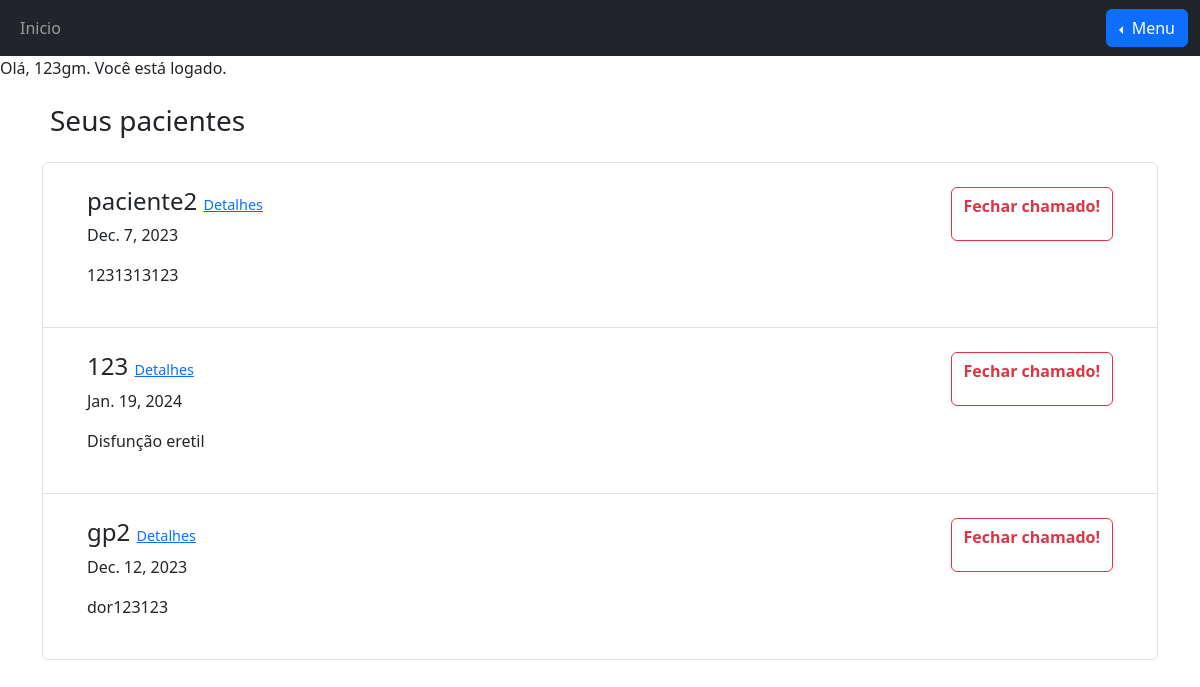
/medico/ (signed in), run on an earlier commit of the app's database.
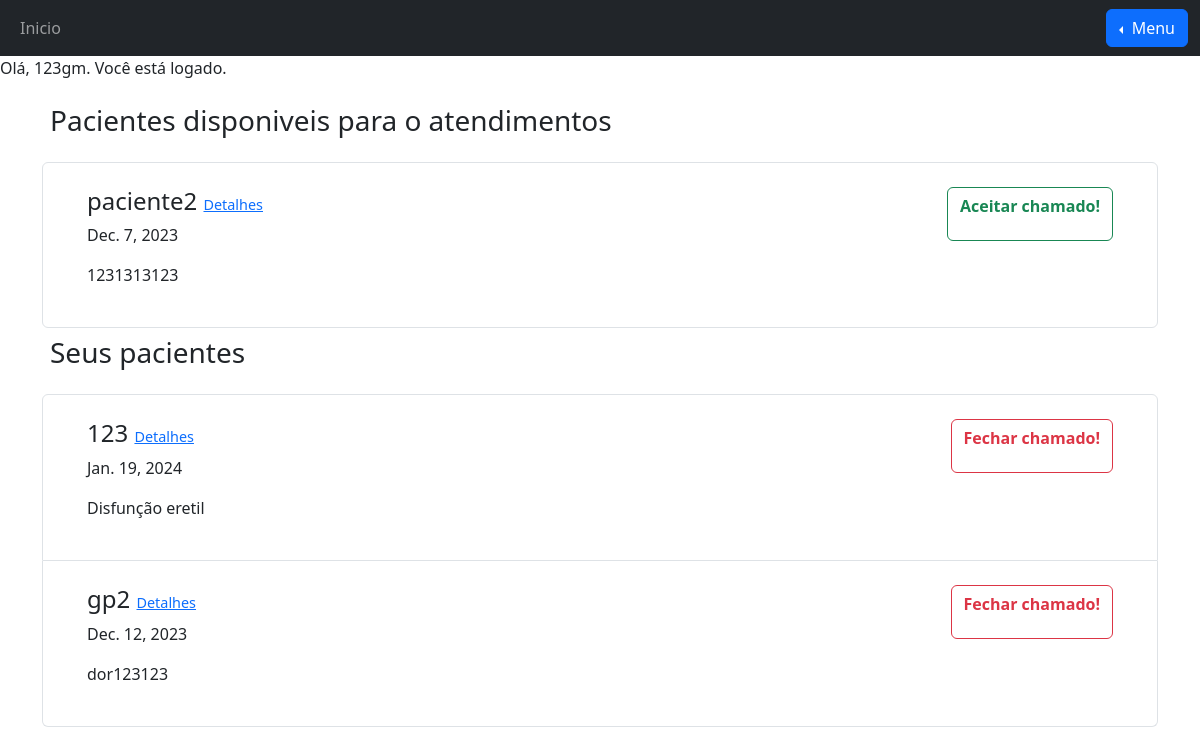
And on a later commit of the database.
### membros/models.py (models this page shows)
class Usuario(User):
    nome = models.CharField(max_length=255, null=True)
    tel = models.IntegerField(null=True)
    nascimento = models.DateField(null=True)
    class Meta:
        abstract = True
    def __str__(self):
        return f"{self.nome}"

class Paciente(Usuario):
    STATUS = [
        ("Na fila!", "Na fila!"),
        ("Em andamento!", "Em andamento!"),
        ("Finalizado!", "Finalizado"),
    ]
    sintomas = models.CharField(max_length=255, null=True)
    dataDeEntrada = models.DateField(null=True)
    medicoResponsavel = models.ForeignKey(Medico, on_delete=models.SET_NULL, null=True)
    doente = models.BooleanField(default=False, null=True)
    tratamento = models.CharField(max_length=255, null=True, default="Aguardando tratamento!")
    status = models.CharField(max_length=255, choices=STATUS, null=True, default="Na fila!")
    historicoTratamentos = models.JSONField(null=True, default=dict)

### membros/views.py (the view)
# urls.py: path("medico/", views.medico, name="medico"),
@login_required
def medico(request):
    template = loader.get_template("medico.html")
    usera = False
    lista_de_pacientes = []
    usuerpaciente = False
    for x in Paciente.objects.all():
        if str(x.id) == str(request.user.id):
            usuerpaciente = True
            medicologado = "123"
            pacientes_disponiveis = "123"
            pacientes_seus = "123"
    if usuerpaciente == False:
        pacientes_disponiveis = False
        pacientes_seus = False
        for x in Medico.objects.all():
            if str(x.username) == str(request.user.username):
                print("è ele aqui!")
                medicologado = x
        for x in Paciente.objects.all():
            print(x.username, x.medicoResponsavel)
            lista_de_pacientes.append(x)
            if x.medicoResponsavel == None:
                pacientes_disponiveis = True
            if x.medicoResponsavel == medicologado:
                pacientes_seus = True
    if request.user.is_authenticated:
        print("O usuário está autenticado")
        usera = True
        medico = False
        username = request.user.username
        user = request.user
        if Medico.objects.all().filter(username=username).exists():
            medico = True
        nome = "0"
        for x in Medico.objects.all():
            if x.username == username:
                nome = x.nome
                break
    else:
        print("O usuário não está autenticado")
    return HttpResponse(
        template.render(
            {
                "usera": usera,
                "lista_de_pacientes": lista_de_pacientes,
                "medico": medico,
                "nome": nome,
                "pacientes_disponiveis": pacientes_disponiveis,
                "pacientes_seus": pacientes_seus,
            },
            request,
        )
    )

### membros/models.py (called while the page is built)
    def get_user(self, user_id):
        UserModel = get_user_model()
        try:
            return UserModel.objects.get(pk=user_id)
        except UserModel.DoesNotExist:
            return None

### membros/templates/medico.html (shortened to what this page needs)
{% extends 'base.html' %}
{% load django_bootstrap5 %}
{% block content %}
{% if usera %}
{% if medico %}
<p>Olá, {{ nome }}. Você está logado.</p>
{% if pacientes_disponiveis == True %}
<div class="container">
    <h3 class="mb-3 p-2">Pacientes disponiveis para o atendimentos</h3>
    <ul class="list-group">
        {% for x in lista_de_pacientes %}
        {% if x.doente %}
        {% if x.medicoResponsavel is None %}
        <li class="list-group-item">
            <div class="container d-flex">
                <div class="container p-3">
                    <h4>{{x}} <a href="/medico/detalhes/{{x.id}}" style="font-size: 60%">Detalhes</a> </h4>
                    <p>{{x.dataDeEntrada}}</p>
                    <p>{{x.sintomas}}</p>
                </div>
                <div class="container p-3">
                    <p class="text-end"><button class="btna btn btn-outline-success" id="a-{{x.id}}">
                            <p class="fw-bold"> Aceitar chamado! </p>
                        </button></p>
                </div>
            </div>
        </li>
        {% endif %}
        {% endif %}
        {% endfor %}
    </ul>
</div>
{% endif %}
{% if pacientes_seus == True %}
<div class="container">
    <h3 class="mb-3 p-2">Seus pacientes</h3>
    <ul class="list-group">
        {% for x in lista_de_pacientes %}
        {% if x.doente %}
        {% if x.medicoResponsavel|stringformat:"s" == nome|stringformat:"s" %}
        <li class="list-group-item">
            <div class="container d-flex">
                <div class="container p-3">
                    <h4> {{x.nome}} <a href="/medico/detalhes/{{x.id}}" style="font-size: 60%">Detalhes</a> </h4>
                    <p> {{x.dataDeEntrada}}</p>
                    <p> {{x.sintomas}}</p>
                </div>
                <div class="container p-3">
                    <p class="text-end ">
                        <button class="btnf btn btn-outline-danger" id="{{x.id}}">
                            <p class="fw-bold"> Fechar chamado!</p>
                        </button>
                    </p>
                </div>
            </div>
        </li>
        {% endif %}
        {% endif %}
        {% endfor %}
    </ul>
</div>
{% endif %}
{% else %}
<p>Você não está logado como medico.</p>
{% endif %}
{% else %}
<p>Você não está logado.</p>
{% endif %}
{% endblock %}

What changed in the data, as far as the page shows it:
changed Paciente "paciente2": moves from the list under "Seus pacientes" to the list under "Pacientes disponiveis para o atendimentos"
Also different on the page:
text now shown: "Pacientes disponiveis para o atendimentos"
